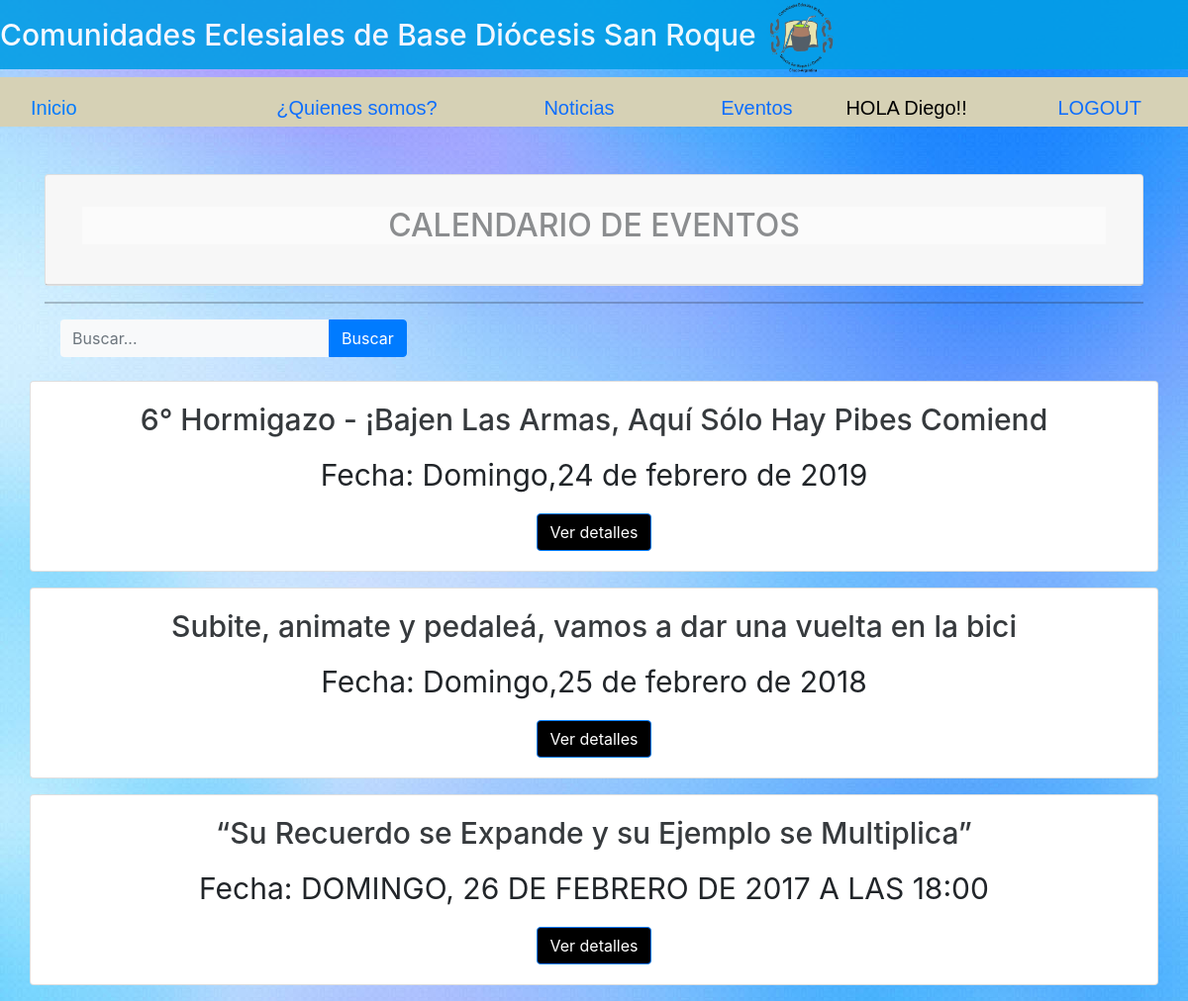
The app's page /Eventos/ver/ (signed in) with its own data.
### apps/usuarios/models.py (models this page shows)
class Usuario(AbstractUser):
    pass

### apps/eventos/models.py (models this page shows)
class Evento(models.Model):
	titulo = models.CharField(max_length = 60)
	fecha = models.CharField(max_length = 60, null = True, blank = False)
	creado = models.DateField(auto_now_add = True)
	modalidad = models.CharField(max_length = 20, null = True, blank = False)
	lugar = models.CharField(max_length = 60, null = False, blank = False)
	cuerpo = models.TextField()
	categoria = models.ForeignKey(Categoria, on_delete = models.CASCADE, null = True)
	def __str__(self):
		return self.titulo

### apps/eventos/views.py (the view)
# urls.py: path('ver/', views.ver_eventos, name = 'ver_eventos'),
def ver_eventos(request):
	busqueda = request.GET.get("buscar",None)
	print(busqueda)
	if busqueda:
		evento = Evento.objects.filter(categoria__nombre__icontains = busqueda)
	else:
		evento = Evento.objects.all()
	print(evento)
	return render(request, 'eventos/ver_eventos.html', {'resultado':evento})

### templates/eventos/ver_eventos.html (shortened to what this page needs)
{% extends 'base.html' %}
{% load static %}
{% block contenido %}
<!DOCTYPE html>
<html lang="en">
<head>
  <link rel="stylesheet" href="https://maxcdn.bootstrapcdn.com/bootstrap/4.0.0/css/bootstrap.min.css">
</head>
<body>
  <div class="container">
      <div class="col-md-15">
      <div class="card">
      <div class="card-header">
          <div class="card-body">
            <div class="row">
             <div class="col-md-15">
          <h2><center><div>CALENDARIO DE EVENTOS</div></center></h2>
             </div>
            </div>
           </div>
      </div>
      </div>
      </div>
<hr>
  <form class="d-none d-sm-inline-block form-inline mr-auto ml-md-3 my-2 my-md-0 mw-100 navbar-search"method="GET">
  <div class="input-group">
    <input type="text" class="form-control bg-light border-0 small" placeholder="Buscar..." name="buscar" value="{{ request.GET.buscar }}">
      <div class="input-group-append">
      <button class="btn btn-primary" type="submit">Buscar
      </button>
    </div>
  </div>
</form>
<br>
<br>
{% for e in resultado %}
 <center>
    <div class="row">
      <div class="card text-bg-light mb-3">
        <div class="card-body">
        <h4 class="card-title"><p>{{ e.titulo}} </p></h4>
        <p class="card-text">Fecha: {{ e.fecha }}</p>
        <a href="{% url 'eventos:detalle_eventos' e.pk %}" style= "background: black" class="btn btn-primary">Ver detalles</a>
        </div>
        </div>
      </div>
</center>
</body>
</html>
{% endfor e in events %}
{% endblock contenido %}

### templates/base.html (shortened to what this page needs)
{% load static %}
<link href="https://cdn.jsdelivr.net/npm/bootstrap@5.0.2/dist/css/bootstrap.min.css" rel="stylesheet">
<!DOCTYPE html>
<html>
<head>
	<link rel="stylesheet" type="text/css" href="{% static 'css/main.css' %}">
</head>
<body>
 <header>
	<div class="header-content">
		<div class="logo">
			<h1>Comunidades Eclesiales de Base Diócesis San Roque <a class="navbar-item" href="{% url 'home' %}"><img src="{% static 'img/mate.png' %}" width="75" height="75" alt="Logo"></a></h1>
		</div>
		<div class="menu">
			<nav>
				<nav class="navbar">
					<div class="container-fluid">
						<a class="navbar-brand" href="{% url 'home' %}">Inicio</a>
						<button class="navbar-toggler" type="button" data-bs-toggle="collapse" data-bs-target="#navbarNav" aria-controls="navbarNav" aria-expanded="false" aria-label="Toggle navigation">
						  <span class="navbar-toggler-icon"></span>
						</button>
						<a class="nav-item">
							<a class="nav-link" href="{%url 'somos:quienes_somos'%}">¿Quienes somos?</a>
						  <a class="nav-item">
							<a class="nav-link" href="{% url 'noticias:listar_noticias' %}">Noticias</a>
						  <a class="nav-item">
							<a class="nav-link" href="{% url 'eventos:ver_eventos' %}">Eventos</a>
						  <a class="nav-item">
							{% if user.is_authenticated %}
								<span>HOLA {{user.username}}!!</span>
								<a class="nav-link" href="{% url 'logout' %}">LOGOUT</a>
							{% else %}
								<a class="nav-item"></a>
								<a class="nav-link" href="{% url 'login' %}">LOGIN</a>
								<a class="nav-item"></a>
								<a class="nav-link" href="{% url 'usuarios:registro' %}">REGISTRAR</a>
							{% endif %}
			</nav>
		</div>
	</div>
	<br><br>
	{% block contenido %}
	{% endblock contenido %}
</body>
</html>

### static/css/main.css (style rules this page uses)
* { margin: 0px; padding: 0px; }
body { background-image: url(../img/otrofondo.jpg) ; font-family: 'Gill Sans', 'Gill Sans MT', Calibri, 'Trebuchet MS', sans-serif, Helvetica, sans-serif; }
header h1 { background: #039ee6; opacity: 0.9; height: 70px; width: 100%; text-align: left; line-height: 50px; color: #ffffff; font-size: 30px; }
nav { background: #d6d1b5; height: 50px; font-family: sans-serif; font-size: 20; color: #ffffff; }
h2 { opacity: 0.9; background: #ffffff; color: #000000; line-height: 100px; text-align: center; opacity: 0.5; }
h4 { color: #000000; text-align: center; background: #ffffff; opacity: 0.9; }
p { font-size: 30; }
h1 { color:#000000; }
span { color: black; font-size: 20; }

### records on screen
Usuario: username "Diego"
Evento: titulo "6° Hormigazo - ¡Bajen Las Armas, Aquí Sólo Hay Pibes Comiend", fecha "Domingo,24 de febrero de 2019"
Evento: titulo "Subite, animate y pedaleá, vamos a dar una vuelta en la bici", fecha "Domingo,25 de febrero de 2018"
Evento: titulo "“Su Recuerdo se Expande y su Ejemplo se Multiplica”", fecha "DOMINGO, 26 DE FEBRERO DE 2017 A LAS 18:00"
